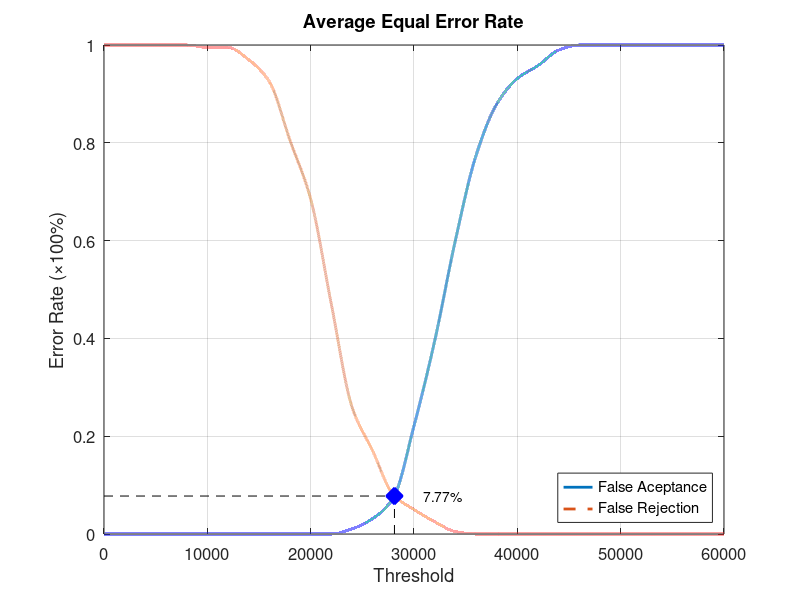
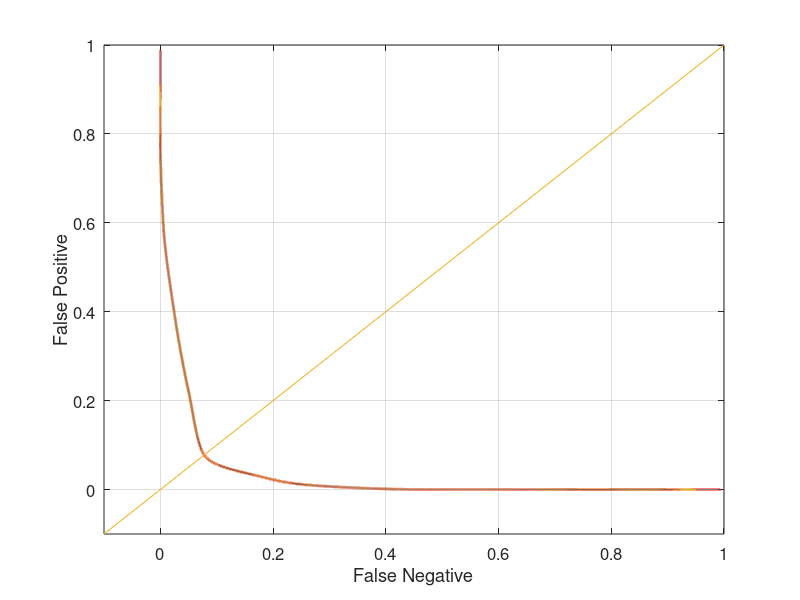

Write the MATLAB code that produced these figures, in order.
function yEER = Database4_1
close all;
clear;
clc;
x = 0:2000:60000;
xq = 0:0.5:60000;

y0 = [0 0 0 0 0 0 0 0 0 0 0 0 0.0105263 0.0315789 0.0736842 0.221053 0.394737 0.6 0.773684 0.878947 0.931579 0.957895 0.989474 1 1 1 1 1 1 1 1];
yy0 = interp1(x, y0, xq, 'pchip');
y1 = [1 1 1 1 1 0.995 0.995 0.97 0.925 0.805 0.685 0.47 0.26 0.17 0.08 0.05 0.025 0.005 0 0 0 0 0 0 0 0 0 0 0 0 0];
yy1 = interp1(x, y1, xq, 'pchip');

% Calculating EER: 
y2 = abs(y0 - y1);
find(y2 == min(y2))
yy2 = abs(yy0 - yy1);
xEER = find(yy2 == min(yy2));
xEERIndex = xq(xEER) % X-axis EER
yEER = yy0(xEER) % Y-axis EER

main = figure
plot(xq, yy0,'-','LineWidth', 2);	hold on
plot(xq, yy1,'--','LineWidth', 2);	hold on
plot([xEERIndex xEERIndex], [0 yEER], 'k--');	hold on
plot([0 xEERIndex], [yEER yEER], 'k--');	hold on
plot(xEERIndex, yEER, 'bx', 'LineWidth', 10);	hold on
text(xEERIndex + 10 * xEERIndex / 100, yEER, [num2str(round((10000 * yEER)) / 100) '%'])
legend('False Aceptance', 'False Rejection', 'Location', 'SouthEast')
xlabel('Threshold')
ylabel('Error Rate (\times100%)')
title('Average Equal Error Rate')
set(gca, 'FontSize', 12)
axis([0 60000 0 1])
grid on

print(main, 'Database4_1Main', '-dpng');
FNRxFPR = figure('Color', [1 1 1]);
plot(yy1, yy0, '-', yy1, yy0, 'LineWidth', 2);
hold on
y = -0.1:0.1:1
plot(y, y); 
set(gca, 'FontSize', 12)
xlabel('False Negative')
ylabel('False Positive')
axis([-0.1 1 -0.1 1])
set(gca, 'FontSize', 12)
grid on

print(FNRxFPR, 'Database4_1FNRxFPR','-dpng');
end
